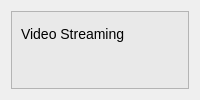
     <widget class="QWidget" name="tab_videos_defauts">
      <attribute name="title">
       <string>Videos des défauts</string>
      </attribute>
      <layout class="QGridLayout" name="gridLayout_5">
       <item row="0" column="0">
        <widget class="QFrame" name="frame_video_streaming">
         <property name="styleSheet">
          <string notr="true">QFrame{
background-color: rgb(233, 233, 233);
}

QLabel{
	text-align:left;
	font-size:14px;
}


QTextBrowser{
	text-align:left;
	font-size:16px;
	border:none;
}



</string>
         </property>
         <property name="frameShape">
          <enum>QFrame::StyledPanel</enum>
         </property>
         <property name="frameShadow">
          <enum>QFrame::Raised</enum>
         </property>
         <layout class="QGridLayout" name="gridLayout_3">
          <item row="1" column="0">
           <widget class="QLabel" name="video">
            <property name="minimumSize">
             <size>
              <width>0</width>
              <height>0</height>
             </size>
            </property>
            <property name="maximumSize">
             <size>
              <width>16777215</width>
              <height>16777215</height>
             </size>
            </property>
            <property name="styleSheet">
             <string notr="true"/>
            </property>
            <property name="text">
             <string/>
            </property>
            <property name="scaledContents">
             <bool>true</bool>
            </property>
           </widget>
          </item>
          <item row="0" column="0">
           <widget class="QLabel" name="label_video">
            <property name="minimumSize">
             <size>
              <width>0</width>
              <height>26</height>
             </size>
            </property>
            <property name="maximumSize">
             <size>
              <width>16777215</width>
              <height>27</height>
             </size>
            </property>
            <property name="font">
             <font>
              <pointsize>-1</pointsize>
             </font>
            </property>
            <property name="layoutDirection">
             <enum>Qt::LeftToRight</enum>
            </property>
            <property name="styleSheet">
             <string notr="true"/>
            </property>
            <property name="text">
             <string>Video Streaming</string>
            </property>
           </widget>
          </item>
         </layout>
        </widget>
       </item>
      </layout>
     </widget>
